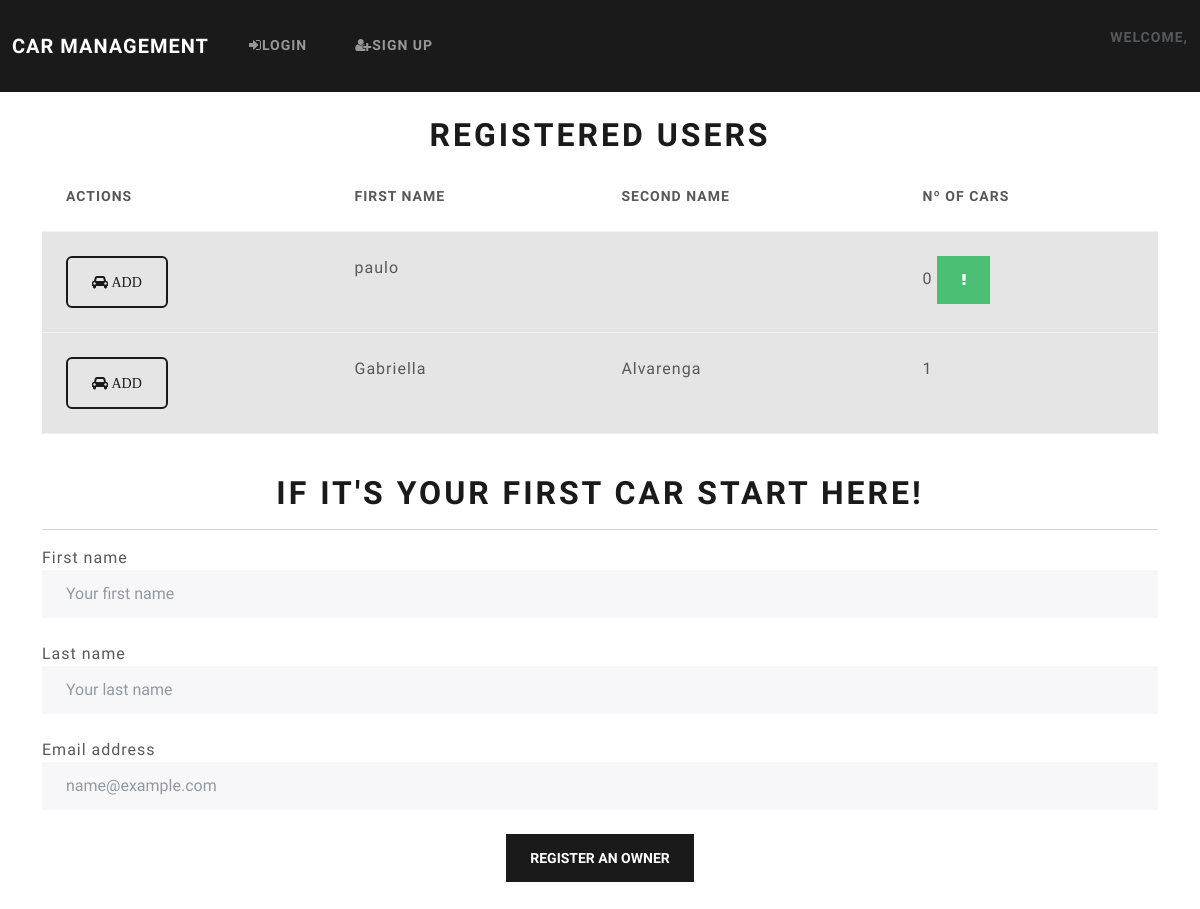
The page /adm/users/ on the database its author committed.
### website/models.py (models this page shows)
class User(db.Model, UserMixin):
    id         = db.Column(db.Integer, primary_key=True)
    email      = db.Column(db.String(150), unique=True)
    password   = db.Column(db.String(150))
    first_name = db.Column(db.String(150))
    last_name  = db.Column(db.String(150))
    created_at = db.Column(db.DateTime(timezone=True), default=func.now())
    is_staff   = db.Column(db.Boolean, default=False, nullable=False)
    is_admin   = db.Column(db.Boolean, default=False, nullable=False)
    cars       = db.relationship("Car")

### website/cars.py (the view, shortened to what this page needs)
@login_required
@cars.route("/adm/users/", methods=["GET", "POST"])
def register_owner():
    if request.method == "GET":
        models = Model.query.all()
        colors = Color.query.all()
        models = Model.query.all()
        users = User.query.all()
        owners = []
        for u in users:
            obj = {
                'id': u.id,
                'first_name': u.first_name,
                'last_name': u.last_name or '',
                'email': u.email,
                'qtd_cars': len(u.cars)
            }
            owners.append(obj)
        return render_template(
            'owners.html',
            user=current_user,
            owners=owners,
            models=models,
            colors=colors
        )

### website/templates/owners.html (shortened to what this page needs)
{% extends "base.html" %} {% block title %}ADM - Cars Ownership{% endblock %} {%
block content %}
<br />
<h1 align="center">Registered Users</h1>
<table class="table table-hover">
  <thead>
    <tr>
      <th scope="col">Actions</th>
      <th scope="col">First name</th>
      <th scope="col">Second name</th>
      <th scope="col">Nº of cars</th>
    </tr>
  </thead>
  <tbody>
    {% for owner in owners %}
    <tr class="table-active">
      <th scope="row">
        <button
          class="btn btn-outline-primary rounded"
          data-toggle="modal"
          data-target="#edit{{owner.id}}"
          data-id="{{owner.id}}"
          href="/register-car/{{owner.id}}/"
          placeholder="Add a new car"
        >
          <i class="fa fa-car" aria-hidden="true"> Add</i>
        </button>
      </th>
      <td>{{owner.first_name}}</td>
      <td>{{owner.last_name}}</td>
      <td>
        {{owner.qtd_cars}}
        {% if owner.qtd_cars == 0 %}
        <button class="btn btn-success"><i class="fa fa-exclamation" aria-hidden="true"></i></button></td>
        {% endif %}
    </tr>
    {% endfor %}
  </tbody>
</table>
<br />
<h1 align="center">If it's your first car start here!</h1>
<hr class="solid" />
<form method="POST">
  <div class="form-group">
    <label for="first_name">First name</label>
    <input
      type="text"
      class="form-control"
      id="first_name"
      placeholder="Your first name"
      name="first_name"
    />
  </div>
  <br />
  <div class="form-group">
    <label for="last_name">Last name</label>
    <input
      type="text"
      class="form-control"
      id="last_name"
      placeholder="Your last name"
      name="last_name"
    />
  </div>
  <br />
  <div class="form-group">
    <label for="email">Email address</label>
    <input
      type="email"
      class="form-control"
      id="email"
      placeholder="name@example.com"
      name="email"
    />
  </div>
  <br />
  <div align="center">
    <button type="submit" class="btn btn-primary">Register an owner</button>
  </div>
</form>
<br />
<br />
<br />
<br />
<br />
<br />
<br />
{% endblock content %}

### rows shown on the page
User: first_name "paulo", qtd_cars "0"
User: first_name "Gabriella", last_name "Alvarenga", qtd_cars "1"
